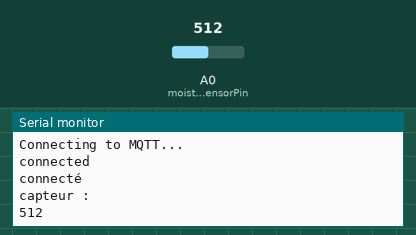
Simulated run of this program. Board: ESP8266 (NodeMCU). Shown: the last lines printed to the serial monitor. Inputs (shaded band) come from the test bench; at power-on: A0 (moistureSensorPin) = 512. WiFi joins after 1.5 s; servers stay silent unless stated; no MQTT or app messages arrive unless stated.

Above: at 2.7 s.
2.8 s: A0 (moistureSensorPin) set to 716
At 10.3 s:
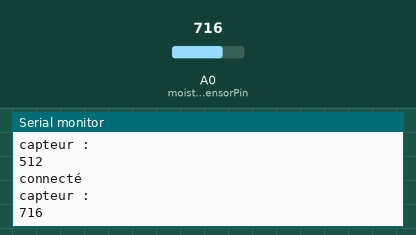
10.8 s: A0 (moistureSensorPin) set to 900
At 18.8 s:
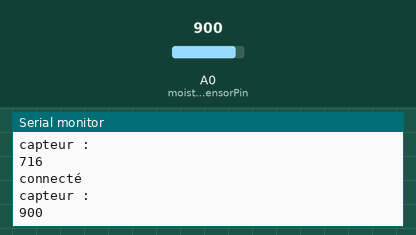

Measured:
- after the input at 2.8 s, the serial monitor: prints a new line after 6.8 s (image 1)
- after the input at 10.8 s, the serial monitor: prints a new line after 6.8 s (image 2)

The program:

main.cpp
```cpp
#include <Arduino.h>
#include <ESP8266WiFi.h>
#include <ArduinoOTA.h>
#include <PubSubClient.h>
#include <string.h>
//capteurs
int moistureSensorPin = A0; // pour le capteur de l'humidité du sol
int moistureVal; //analog readings

// Wi-Fi connection parameters
const char * wifi_ssid = "Redmi Note 9 Pro";
const char * wifi_password = "14121875";
const char* mqttServer = "maqiatto.com";
const int mqttPort = 1883;
const char* mqttUser = "mariecgs@protonmail.com";
const char* mqttPassword = "k945PYT&V#U@t";

WiFiClient espClient;
PubSubClient client(espClient);

void connectToWiFi() {
  Serial.printf("Connecting to '%s'\n", wifi_ssid);

  WiFi.mode(WIFI_STA);
  WiFi.begin(wifi_ssid, wifi_password);
  if (WiFi.waitForConnectResult() == WL_CONNECTED) {
    Serial.print("Connected. IP: ");
    Serial.println(WiFi.localIP());
  } else {
    Serial.println("Connection Failed!");
  }
}

void callback (char* topic, byte* payload, unsigned int length){
  Serial.print("Message arrived [");
  Serial.print(topic);
  Serial.print("]");
  for (int i = 0; i<length;i++){
    Serial.print((char)payload[i]);
  }
  Serial.println();
}

void setUpOverTheAirProgramming() {

  // Change OTA port.
  // Default: 8266
  // ArduinoOTA.setPort(8266);

  // Change the name of how it is going to
  // show up in Arduino IDE.
  // Default: esp8266-[ChipID]
  // ArduinoOTA.setHostname("myesp8266");

  // Re-programming passowrd.
  // No password by default.
  // ArduinoOTA.setPassword("123");

  ArduinoOTA.begin();
}


void setup() {
    Serial.begin(115200);
    connectToWiFi();
    setUpOverTheAirProgramming();

    client.setServer(mqttServer, mqttPort);
    client.setCallback(callback);

    while (!client.connected()) {
    Serial.println("Connecting to MQTT...");

    if (client.connect("ESP8266Client", mqttUser, mqttPassword )) {

        Serial.println("connected");

    } else {

        Serial.print("failed with state ");
        Serial.print(client.state());
        delay(2000);

    }
  }

  client.publish("mariecgs@protonmail.com/gislain", "hello gislain"); //Topic name
}


void loop() {

    if(!client.connected()){
      Serial.println("déconnecté");
      if (client.connect("ESP8266Client", mqttUser, mqttPassword )) {

        Serial.println("connected");

      } else {
          Serial.print("failed with state ");
      }

    }else{
      Serial.println("connecté");
    }
    moistureVal = analogRead(moistureSensorPin);//lire la valeur retournée par le capteur de l'humidité

    char valueAsString[32] = {0};
    snprintf(valueAsString, sizeof(valueAsString), "%d", moistureVal);

    Serial.println("capteur : ");
    Serial.println(valueAsString);

    ArduinoOTA.handle();
    client.publish("mariecgs@protonmail.com/gislain", valueAsString);


    delay(8000);
}
```
